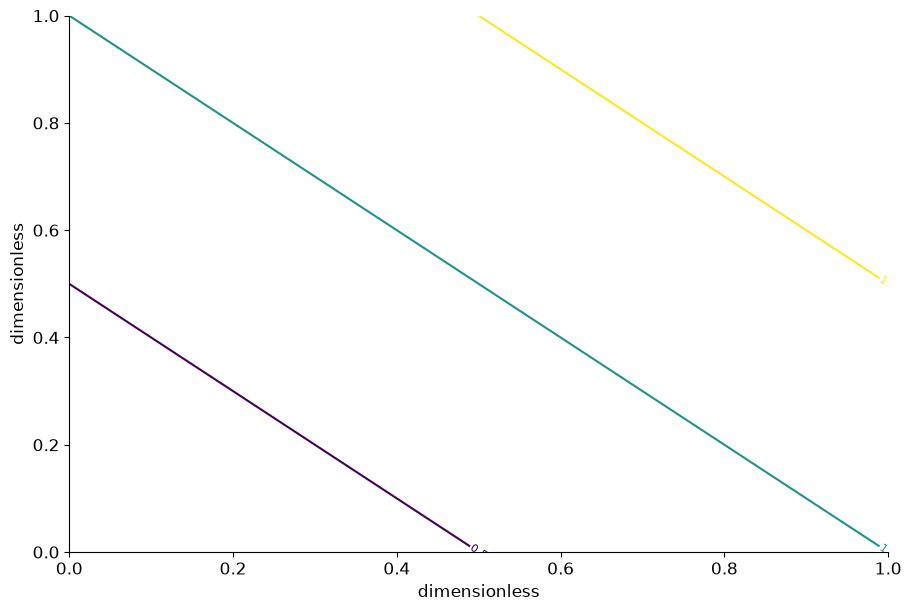

Write Python code to recreate this figure.
# Tuyan deterministic figure renderer v1; values are immutable source data.
import json
import math
import numpy as np
import matplotlib
matplotlib.use('Agg')
import matplotlib.pyplot as plt
from matplotlib.patches import Circle
from matplotlib.colors import ListedColormap, BoundaryNorm
d = json.loads("{\"type\":\"contour\",\"rows\":[{\"x\":0,\"y\":0,\"value\":0},{\"x\":0,\"y\":1,\"value\":1},{\"x\":1,\"y\":0,\"value\":1},{\"x\":1,\"y\":1,\"value\":2}],\"units\":{\"value\":\"dimensionless\",\"x\":\"dimensionless\",\"y\":\"dimensionless\",\"size\":\"dimensionless\",\"low\":\"dimensionless\",\"high\":\"dimensionless\",\"start\":\"dimensionless\",\"end\":\"dimensionless\",\"effect\":\"dimensionless\",\"p\":\"dimensionless\",\"mean\":\"dimensionless\",\"fpr\":\"dimensionless\",\"tpr\":\"dimensionless\",\"recall\":\"dimensionless\",\"precision\":\"dimensionless\",\"predicted\":\"dimensionless\",\"observed\":\"dimensionless\",\"count\":\"dimensionless\",\"a\":\"dimensionless\",\"b\":\"dimensionless\",\"se\":\"dimensionless\",\"u\":\"dimensionless\",\"v\":\"dimensionless\",\"time\":\"dimensionless\",\"event\":\"dimensionless\"},\"options\":{\"bandwidth\":0.5,\"bins\":5,\"nullValue\":0,\"initialValue\":0,\"levels\":[0.5,1,1.5]},\"analysis\":{\"method\":\"pca\",\"description\":\"Synthetic precomputed QA values; not a statistical analysis of research data.\",\"pKind\":\"p\"},\"variants\":[],\"pixels\":1024,\"plotStyle\":{\"width\":9,\"height\":6,\"fontSize\":12}}")
r, kind, opt = d['rows'], d['type'], d['options']
plt.rcParams.update({'font.size':d['plotStyle']['fontSize']})
fig, ax = plt.subplots(figsize=(d['plotStyle']['width'], d['plotStyle']['height']), layout='constrained')
fig.set_facecolor('white')
fig._tuyan_target_pixels = d['pixels']
colors = ['#487968','#c58b53','#647da6','#a77592','#a5a659']
labels = [str(row.get('label',i+1)) for i,row in enumerate(r)]
unit = d['units']
def col(name):
    return np.array([row[name] for row in r], dtype=float)
def grouped():
    names = list(dict.fromkeys([str(row.get('group','Data')) for row in r]))
    return names, [np.array([row['value'] for row in r if str(row.get('group','Data')) == name], dtype=float) for name in names]
def density(values):
    # User-specified positive bandwidth; no concealed automatic inference.
    bw=float(opt['bandwidth'])
    grid=np.linspace(float(min(values))-3*bw,float(max(values))+3*bw,256)
    z=(grid[:,None]-values[None,:])/bw
    return grid,np.exp(-0.5*z*z).mean(axis=1)/(bw*math.sqrt(2*math.pi))
if kind in ['bar','dotplot','lollipop','forest']:
    y=np.arange(len(r)); values=col('value')
    if kind=='bar':
        bars=ax.barh(y,values,color=colors[0]); assert np.allclose([b.get_width() for b in bars],values)
    elif kind=='lollipop':
        ax.hlines(y,0,values,color=colors[0]); ax.scatter(values,y,color=colors[0])
    elif kind=='forest':
        ax.errorbar(values,y,xerr=np.vstack([values-col('low'),col('high')-values]),fmt='o',color=colors[0],capsize=3)
        ax.axvline(float(opt['nullValue']),color='#969e96',linestyle='--')
    else: ax.scatter(values,y,color=colors[0])
    ax.set_yticks(y,labels);ax.invert_yaxis();ax.set_xlabel(unit['value'])
elif kind in ['dumbbell','gantt']:
    y=np.arange(len(r));start,end=col('start'),col('end')
    if kind=='gantt': ax.barh(y,end-start,left=start,color=colors[0])
    else:
        ax.hlines(y,start,end,color='#9da99e');ax.scatter(start,y,label=opt.get('startLabel','Start'),color=colors[0]);ax.scatter(end,y,label=opt.get('endLabel','End'),color=colors[1]);ax.legend()
    ax.set_yticks(y,labels);ax.invert_yaxis();ax.set_xlabel(unit['start'])
elif kind=='waterfall':
    values=col('value');start=float(opt['initialValue'])+np.r_[0,np.cumsum(values)[:-1]]
    ax.bar(np.arange(len(r)),values,bottom=start,color=[colors[0] if v>=0 else colors[1] for v in values]);ax.set_xticks(np.arange(len(r)),labels,rotation=30);ax.set_ylabel(unit['value']);ax.axhline(0,color='#adb3a9')
elif kind=='histogram':
    values=col('value');counts,edges=np.histogram(values,bins=opt['bins'])
    assert int(counts.sum())==len(values)
    artists=ax.bar(edges[:-1],counts,width=np.diff(edges),align='edge',color=colors[0],edgecolor='white')
    assert np.allclose([p.get_height() for p in artists],counts)
    ax.set_xlabel(unit['value']);ax.set_ylabel('Count')
elif kind=='stripplot':
    names,groups=grouped()
    for i,values in enumerate(groups):ax.scatter(np.full(len(values),i),values,color=colors[i%len(colors)],s=22,alpha=.7)
    ax.set_xticks(np.arange(len(names)),names);ax.set_ylabel(unit['value'])
elif kind in ['boxplot','violin','raincloud','density','ridgeline']:
    names,groups=grouped()
    if kind=='boxplot': ax.boxplot(groups,whis=1.5,showfliers=True);ax.set_xticks(np.arange(len(names))+1,names);ax.set_ylabel(unit['value'])
    elif kind=='violin':
        # bw_method is explicit to avoid a hidden bandwidth choice.
        ax.violinplot(groups,showmeans=False,showmedians=True,bw_method=float(opt['bandwidth']));ax.set_xticks(np.arange(len(names))+1,names);ax.set_ylabel(unit['value'])
    else:
        for i,values in enumerate(groups):
            grid,pdf=density(values); color=colors[i%len(colors)]
            if kind=='density': ax.plot(grid,pdf,color=color,label=names[i])
            else:
                base=float(i);scale=0.65/max(pdf) if max(pdf)>0 else 1
                ax.fill_between(grid,base,base+pdf*scale,color=color,alpha=0.45)
                if kind=='raincloud':
                    ax.scatter(values,np.full(len(values),base-0.15),color=color,s=15)
                    ax.boxplot([values],positions=[base-0.35],vert=False,widths=.15,whis=1.5,manage_ticks=False)
        ax.set_xlabel(unit['value'])
        if kind=='density':ax.set_ylabel('Density');ax.legend()
        else:ax.set_yticks(np.arange(len(names)),names)
elif kind=='ecdf':
    values=np.sort(col('value')); p=np.arange(1,len(values)+1)/len(values)
    line=ax.step(values,p,where='post',color=colors[0])[0];assert np.allclose(line.get_ydata(),p)
    ax.set_xlabel(unit['value']);ax.set_ylabel('Cumulative proportion');ax.set_ylim(0,1)
elif kind in ['line','area','scatter','bubble','ordination','ma_plot','volcano','roc','pr_curve','calibration','bland_altman','funnel_meta']:
    xname,yname='x','y'
    if kind=='ma_plot':xname,yname='mean','effect'
    if kind=='roc':xname,yname='fpr','tpr'
    if kind=='pr_curve':xname,yname='recall','precision'
    if kind=='calibration':xname,yname='predicted','observed'
    if kind=='funnel_meta':xname,yname='effect','se'
    if kind=='volcano':x=col('effect');y=-np.log10(col('p'));xlabel='Effect ('+unit['effect']+')';ylabel='-log10('+d['analysis']['pKind']+')'
    elif kind=='bland_altman':
        a,b=col('a'),col('b');x=(a+b)/2;y=a-b;bias=np.mean(y);sd=np.std(y,ddof=1)
        for line,label in [(bias,'Mean difference'),(bias-1.96*sd,'Lower agreement limit'),(bias+1.96*sd,'Upper agreement limit')]:ax.axhline(line,color='#9a9f96',linestyle='--',label=label)
        ax.legend(fontsize=8);xlabel='Mean ('+unit['a']+')';ylabel='A - B ('+unit['a']+')'
    else:x,y=col(xname),col(yname);xlabel=xname+' ('+unit[xname]+')';ylabel=yname+' ('+unit[yname]+')'
    if kind in ['line','area','roc','pr_curve','calibration']:
        order=np.lexsort((y,x)) if kind=='roc' else np.argsort(x,kind='stable');x,y=x[order],y[order]
        artist=ax.plot(x,y,color=colors[0],marker='o',markersize=3)[0];assert np.allclose(artist.get_ydata(),y)
        if kind=='area':ax.fill_between(x,0,y,color=colors[0],alpha=.25)
    else:
        artist=ax.scatter(x,y,s=col('size')*float(opt.get('areaScale',20)) if kind=='bubble' else 26,color=colors[0]);assert np.allclose(artist.get_offsets(),np.column_stack([x,y]))
    ax.set_xlabel(xlabel);ax.set_ylabel(ylabel)
    if kind=='bubble':
        handles,legend_labels=artist.legend_elements(prop='sizes',num=3,func=lambda size:size/float(opt.get('areaScale',20)))
        ax.legend(handles,legend_labels,title='Area ('+unit['size']+')',fontsize=8)
    if kind in ['roc','calibration']:ax.plot([0,1],[0,1],linestyle='--',color='#adb3a9');ax.set_xlim(0,1);ax.set_ylim(0,1)
    if kind=='pr_curve':ax.set_xlim(0,1);ax.set_ylim(0,1)
    if kind=='funnel_meta':ax.invert_yaxis()
    if kind=='ordination':ax.text(.01,1.02,d['analysis']['method'].upper(),transform=ax.transAxes,fontsize=10)
elif kind in ['heatmap','adjacency_matrix','correlation_matrix','confusion_matrix','bubble_matrix','binary_matrix']:
    names_y=list(dict.fromkeys([str(row['row']) for row in r]));names_x=list(dict.fromkeys([str(row['column']) for row in r]))
    matrix=np.full((len(names_y),len(names_x)),np.nan)
    for row in r:matrix[names_y.index(str(row['row'])),names_x.index(str(row['column']))]=row['value']
    if kind=='bubble_matrix':
        for row in r:ax.scatter(names_x.index(str(row['column'])),names_y.index(str(row['row'])),s=row['value']*float(opt.get('areaScale',25)),color=colors[0])
        ax.invert_yaxis()
    elif kind=='binary_matrix':
        cmap=ListedColormap(['#f1f3ed','#487968']);cmap.set_bad('#b7b9b2')
        img=ax.pcolormesh(np.arange(len(names_x)+1)-.5,np.arange(len(names_y)+1)-.5,matrix,cmap=cmap,norm=BoundaryNorm([-.5,.5,1.5],2),shading='flat');ax.invert_yaxis();fig.colorbar(img,ax=ax,ticks=[0,1],label='0 absent / 1 present; grey missing')
        assert np.allclose(img.get_array(),matrix,equal_nan=True)
    else:
        img=ax.pcolormesh(np.arange(len(names_x)+1)-.5,np.arange(len(names_y)+1)-.5,matrix,cmap='RdBu_r' if kind=='correlation_matrix' else 'viridis',vmin=-1 if kind=='correlation_matrix' else None,vmax=1 if kind=='correlation_matrix' else None,shading='flat');ax.invert_yaxis();fig.colorbar(img,ax=ax,label=unit['value'])
        assert np.allclose(img.get_array(),matrix,equal_nan=True)
    ax.set_xticks(np.arange(len(names_x)),names_x,rotation=40,ha='right');ax.set_yticks(np.arange(len(names_y)),names_y)
    if kind=='confusion_matrix':ax.set_xlabel('Predicted class');ax.set_ylabel('True class')
elif kind=='pie':
    values=col('value');wedges,_=ax.pie(values,labels=labels,colors=colors,normalize=True)
    assert np.allclose([(w.theta2-w.theta1)/360 for w in wedges],values/sum(values),atol=1e-6)
elif kind=='rose':
    fig.delaxes(ax);ax=fig.add_subplot(111,projection='polar');values=col('value');theta=np.arange(len(r))*2*np.pi/len(r)
    ax.bar(theta,np.sqrt(values),width=2*np.pi/len(r),color=colors[0],edgecolor='white');ax.set_xticks(theta,labels);ax.set_ylabel('Radius = sqrt(value)')
elif kind in ['gene_track','protein_domain']:
    start,end=col('start'),col('end');ax.barh(np.arange(len(r)),end-start,left=start,color=colors[0]);ax.set_yticks(np.arange(len(r)),labels);ax.set_xlabel(unit['start']);ax.invert_yaxis()
elif kind=='vector_field':
    artist=ax.quiver(col('x'),col('y'),col('u'),col('v'),angles='xy',scale_units='xy',scale=1,color=colors[0]);ax.set_xlabel(unit['x']);ax.set_ylabel(unit['y']);ax.set_aspect('equal')
elif kind=='contour':
    xs=np.unique(col('x'));ys=np.unique(col('y'));z=np.full((len(ys),len(xs)),np.nan)
    for row in r:z[list(ys).index(row['y']),list(xs).index(row['x'])]=row['value']
    cs=ax.contour(xs,ys,z,levels=opt['levels'])
    for label in ax.clabel(cs,inline=False,fontsize=8):label.set_bbox({'facecolor':'white','edgecolor':'none','pad':1})
    ax.set_xlabel(unit['x']);ax.set_ylabel(unit['y'])
elif kind=='kaplan_meier':
    names=list(dict.fromkeys([str(row.get('group','Data')) for row in r]))
    for i,name in enumerate(names):
        data=[row for row in r if str(row.get('group','Data'))==name];times=sorted(set(row['time'] for row in data));xs=[0.];ys=[1.];s=1.
        for t in times:
            risk=sum(row['time']>=t for row in data);events=sum(row['time']==t and row['event']==1 for row in data)
            s=s*(1-events/risk);xs.append(t);ys.append(s)
            cens=sum(row['time']==t and row['event']==0 for row in data)
            if cens:ax.plot(t,s,marker='+',color=colors[i%len(colors)])
        ax.step(xs,ys,where='post',label=name,color=colors[i%len(colors)])
    ax.set_ylim(0,1.03);ax.set_ylabel('Survival probability (no CI estimated)');ax.set_xlabel(unit['time']);ax.legend()
elif kind in ['venn','upset']:
    names=[row['set'] for row in r];sets=[set(row['members']) for row in r];members=set().union(*sets);counts={}
    for item in members:
        mask=tuple(item in s for s in sets);counts[mask]=counts.get(mask,0)+1
    if kind=='venn':
        for x,color,name in [(0.4,colors[0],names[0]),(.65,colors[1],names[1])]:ax.add_patch(Circle((x,.5),.23,facecolor=color,alpha=.25));ax.text(x,.78,name,ha='center')
        for x,key in [(.29,(True,False)),(.525,(True,True)),(.76,(False,True))]:ax.text(x,.5,str(counts.get(key,0)),ha='center')
        ax.set_xlim(0,1.05);ax.set_ylim(0,1);ax.set_aspect('equal');ax.axis('off');ax.text(.5,.1,'Areas are schematic; labels show exact counts',ha='center',fontsize=8)
    else:
        masks=sorted(counts,key=lambda m:(-counts[m],m));ax.bar(np.arange(len(masks)),[counts[m] for m in masks],color=colors[0]);ax.set_xticks(np.arange(len(masks)),[' & '.join(names[i] for i,v in enumerate(m) if v) for m in masks],rotation=35,ha='right');ax.set_ylabel('Exclusive intersection size')
        # Membership matrix below bars is necessary to distinguish UpSet from a bar chart.
        matrix_ax=ax.inset_axes([0,-.48,1,.27]);matrix_ax.set_xlim(-.5,len(masks)-.5)
        for j,m in enumerate(masks):
            ys=[i for i,v in enumerate(m) if v];matrix_ax.plot([j]*len(ys),ys,color=colors[0]);matrix_ax.scatter([j]*len(names),np.arange(len(names)),color=[colors[0] if v else '#dde1d8' for v in m])
        matrix_ax.set_yticks(np.arange(len(names)),names);matrix_ax.set_xticks([]);matrix_ax.invert_yaxis()

checks={}
computed={}
def audit(name,actual,expected,atol=1e-8):
    a=np.asarray(actual,dtype=float);e=np.asarray(expected,dtype=float)
    assert a.shape==e.shape and np.allclose(a,e,rtol=1e-7,atol=atol,equal_nan=True), 'Numeric artist mismatch: '+name
    mask=np.isfinite(a)&np.isfinite(e)
    error=float(np.max(np.abs(a[mask]-e[mask]))) if np.any(mask) else 0.
    checks[name]={'count':int(a.size),'absoluteError':error,'passed':True}
if kind=='bar':audit('bar_widths',[p.get_width() for p in ax.patches],col('value'))
elif kind in ['dotplot','lollipop']:audit('point_values',ax.collections[-1].get_offsets()[:,0],col('value'))
elif kind=='forest':
    audit('point_estimates',ax.lines[0].get_xdata(),col('value'))
    audit('intervals',np.array(ax.collections[0].get_segments())[:,:,0],np.column_stack([col('low'),col('high')]))
elif kind=='dumbbell':
    audit('start_points',ax.collections[1].get_offsets()[:,0],col('start'));audit('end_points',ax.collections[2].get_offsets()[:,0],col('end'))
elif kind=='gantt':
    audit('interval_start',[p.get_x() for p in ax.patches],col('start'));audit('interval_width',[p.get_width() for p in ax.patches],col('end')-col('start'))
elif kind=='waterfall':
    audit('increments',[p.get_height() for p in ax.patches],col('value'));audit('cumulative_baselines',[p.get_y() for p in ax.patches],float(opt['initialValue'])+np.r_[0,np.cumsum(col('value'))[:-1]])
    computed['cumulativeValues']=(float(opt['initialValue'])+np.cumsum(col('value'))).tolist()
elif kind=='histogram':
    audit('bin_heights',[p.get_height() for p in ax.patches],counts);audit('total_count',[sum(p.get_height() for p in ax.patches)],[len(r)]);computed['binEdges']=edges.tolist();computed['binCounts']=counts.tolist()
elif kind=='stripplot':
    for i,values in enumerate(groups):audit('observations_'+str(i),ax.collections[i].get_offsets()[:,1],values)
elif kind=='boxplot':
    for i,values in enumerate(groups):audit('median_'+str(i),ax.lines[i*7+5].get_ydata(),[np.median(values)]*2)
elif kind=='violin':
    medians=ax.collections[-1].get_segments();audit('medians',[x[0,1] for x in medians],[np.median(v) for v in groups])
elif kind in ['density','ridgeline','raincloud']:
    computed['bandwidth']=float(opt['bandwidth']);computed['groupSizes']=[len(v) for v in groups]
    for i,values in enumerate(groups):
        grid,pdf=density(values)
        if kind=='density':audit('density_'+str(i),ax.lines[i].get_ydata(),pdf)
        else:
            top=np.column_stack([grid,i+pdf*(.65/max(pdf))]);bottom=np.column_stack([grid,np.full(len(grid),i)])
            expected=np.vstack([top[0],bottom,top[-1],top[::-1],top[0]])
            audit('density_polygon_'+str(i),ax.collections[i*(2 if kind=='raincloud' else 1)].get_paths()[0].vertices,expected)
        if kind=='raincloud':audit('observations_'+str(i),ax.collections[i*2+1].get_offsets()[:,0],values)
elif kind=='ecdf':
    audit('ecdf_sorted_values',ax.lines[0].get_xdata(),np.sort(col('value')));audit('ecdf_probability',ax.lines[0].get_ydata(),np.arange(1,len(r)+1)/len(r))
elif kind in ['line','area','roc','pr_curve','calibration']:audit('plotted_xy',np.column_stack([artist.get_xdata(),artist.get_ydata()]),np.column_stack([x,y]))
elif kind in ['scatter','bubble','ordination','ma_plot','volcano','bland_altman','funnel_meta']:
    audit('point_coordinates',artist.get_offsets(),np.column_stack([x,y]))
    if kind=='bubble':audit('marker_area',artist.get_sizes(),col('size')*float(opt.get('areaScale',20)))
    if kind=='volcano':computed['negativeLog10P']=y.tolist()
    if kind=='bland_altman':
        audit('agreement_limits',[ln.get_ydata()[0] for ln in ax.lines[:3]],[bias,bias-1.96*sd,bias+1.96*sd]);computed.update({'meanDifference':float(bias),'sampleSdDifference':float(sd),'limits':[float(bias-1.96*sd),float(bias+1.96*sd)]})
elif kind in ['heatmap','adjacency_matrix','correlation_matrix','confusion_matrix','binary_matrix']:audit('matrix_cells',img.get_array(),matrix);computed['missingCells']=int(np.isnan(matrix).sum())
elif kind=='bubble_matrix':audit('marker_areas',[c.get_sizes()[0] for c in ax.collections],col('value')*float(opt.get('areaScale',25)))
elif kind=='pie':audit('angular_proportions',[(w.theta2-w.theta1)/360 for w in wedges],col('value')/sum(col('value')),1e-6)
elif kind=='rose':audit('area_proportions',[p.get_height()**2 for p in ax.patches],col('value'))
elif kind=='vector_field':audit('vectors',np.column_stack([artist.U,artist.V]),np.column_stack([col('u'),col('v')]))
elif kind=='contour':
    audit('contour_levels',cs.levels,opt['levels'])
    for level,path in zip(cs.levels,cs.get_paths()):
        points=path.vertices
        if len(points)==0:continue
        assert np.all(points[:,0]>=xs[0]) and np.all(points[:,0]<=xs[-1]) and np.all(points[:,1]>=ys[0]) and np.all(points[:,1]<=ys[-1]), 'Contour outside data grid'
        ix=np.clip(np.searchsorted(xs,points[:,0],side='right')-1,0,len(xs)-2);iy=np.clip(np.searchsorted(ys,points[:,1],side='right')-1,0,len(ys)-2)
        tx=(points[:,0]-xs[ix])/(xs[ix+1]-xs[ix]);ty=(points[:,1]-ys[iy])/(ys[iy+1]-ys[iy])
        interpolated=(1-tx)*(1-ty)*z[iy,ix]+tx*(1-ty)*z[iy,ix+1]+(1-tx)*ty*z[iy+1,ix]+tx*ty*z[iy+1,ix+1]
        audit('contour_vertices_'+str(float(level)),interpolated,np.full(len(points),level))
    computed['gridShape']=list(z.shape)
elif kind=='kaplan_meier':
    survival_lines=[ln for ln in ax.lines if ln.get_drawstyle()=='steps-post']
    for i,name in enumerate(names):
        data=[row for row in r if str(row.get('group','Data'))==name];prob=1.;expected=[1.]
        for t in sorted(set(row['time'] for row in data)):
            prob*=1-sum(row['time']==t and row['event']==1 for row in data)/sum(row['time']>=t for row in data);expected.append(prob)
        audit('survival_'+str(i),survival_lines[i].get_ydata(),expected)
        computed[name]={'survival':expected}
elif kind=='venn':audit('intersection_labels',[float(t.get_text()) for t in ax.texts[2:5]],[counts.get((True,False),0),counts.get((True,True),0),counts.get((False,True),0)])
elif kind=='upset':audit('exclusive_intersections',[p.get_height() for p in ax.patches],[counts[m] for m in masks]);audit('union_size',[sum(p.get_height() for p in ax.patches)],[len(members)])
assert checks, 'Missing numeric audit for '+kind
fig._tuyan_validation={'typeId':kind,'checks':checks,'computations':computed,'analysis':d['analysis'],'suppliedFields':list(r[0]),'dataSourcePolicy':'User supplied values; artist checks do not establish source authenticity or study validity.'}

for collection in fig.findobj(matplotlib.collections.Collection):collection.set_rasterized(False)
for spine in ['top','right']:
    if spine in ax.spines: ax.spines[spine].set_visible(False)
